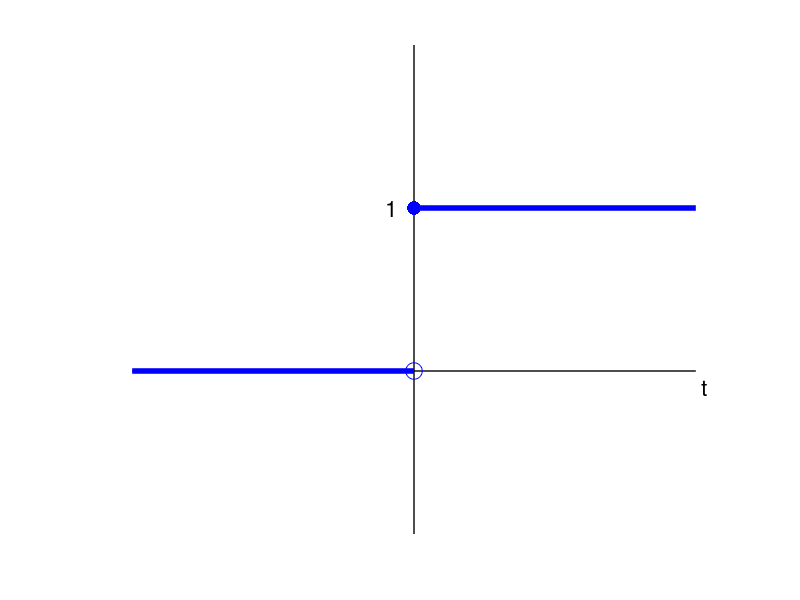
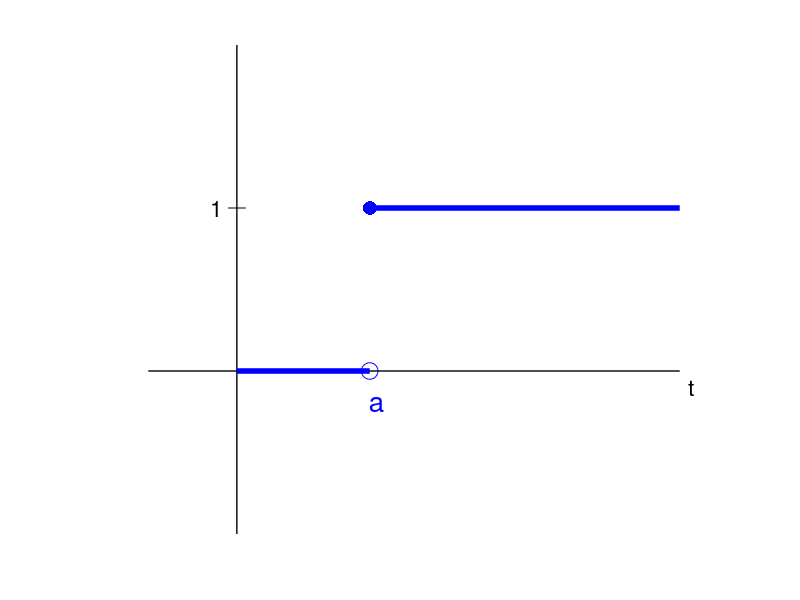

MATLAB code to generate these figures, in order:
% UNITPICTURES  generate plots of unit step functions for 7.3 slides

figure(1)
plot([-5 5],[0 0],'k','linewidth',1)
hold on
plot([0 0],[-1 2],'k','linewidth',1)
text(5.1,-0.1,'t','fontsize',16)
text(-0.5,1,'1','fontsize',16)
axis([-5.5 5.5 -1 2])
plot([0 5],[1 1],'b','linewidth',4)
plot([-5 0],[0 0],'b','linewidth',4)
plot(0,0,'bo','markersize',12)
plot(0,1,'b.','markersize',30)
axis off
print -dpdf unitstep.pdf

figure(2)
plot([-1 5],[0 0],'k','linewidth',1)
hold on
plot([0 0],[-1 2],'k','linewidth',1)
text(5.1,-0.1,'t','fontsize',16)
text(-0.3,1,'1','fontsize',16)
plot([-0.1,0.1],[1,1],'k','linewidth',0.5)
axis([-1.5 5.5 -1 2])
a = 1.5;
plot([a 5],[1 1],'b','linewidth',4)
plot([0 a],[0 0],'b','linewidth',4)
plot(a,0,'bo','markersize',12)
plot(a,1,'b.','markersize',30)
text(a,-0.2,'a','fontsize',20,'color','b')
axis off
print -dpdf unitsteptrans.pdf

